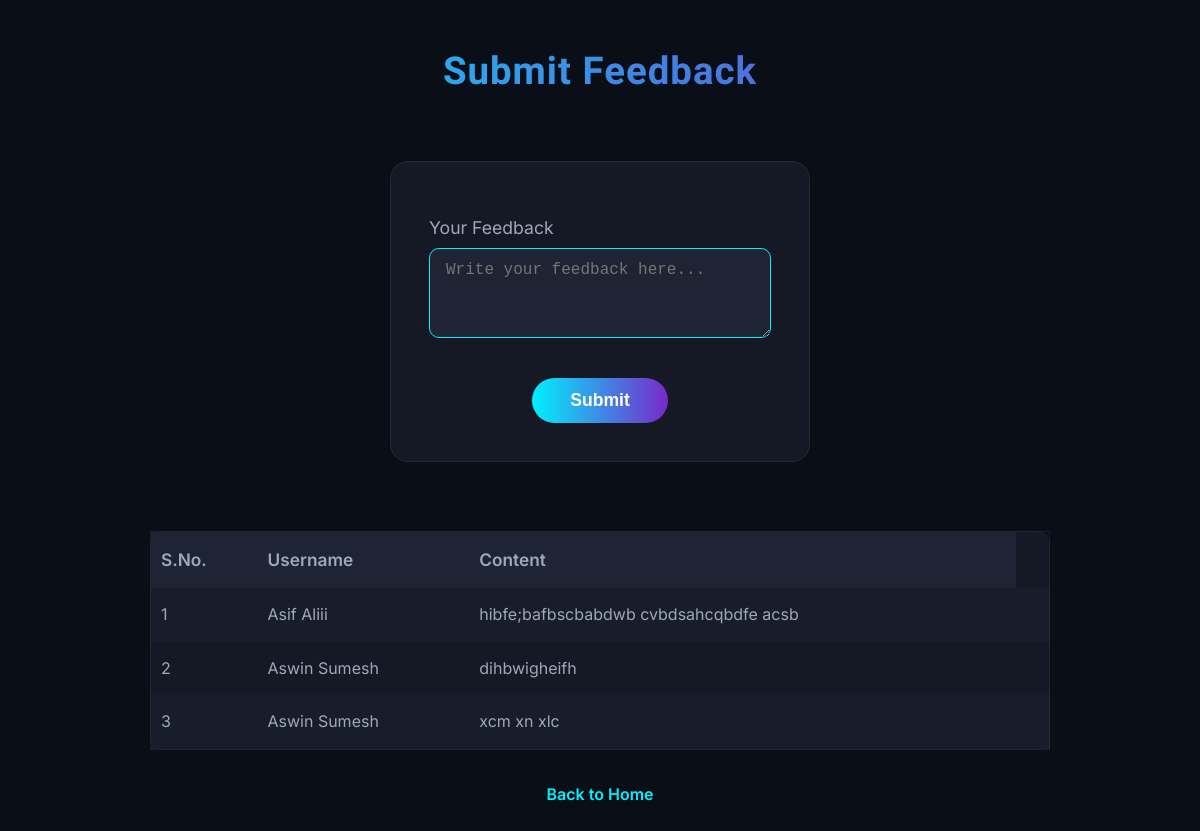
Before: /User/feedback/ with the older database file.
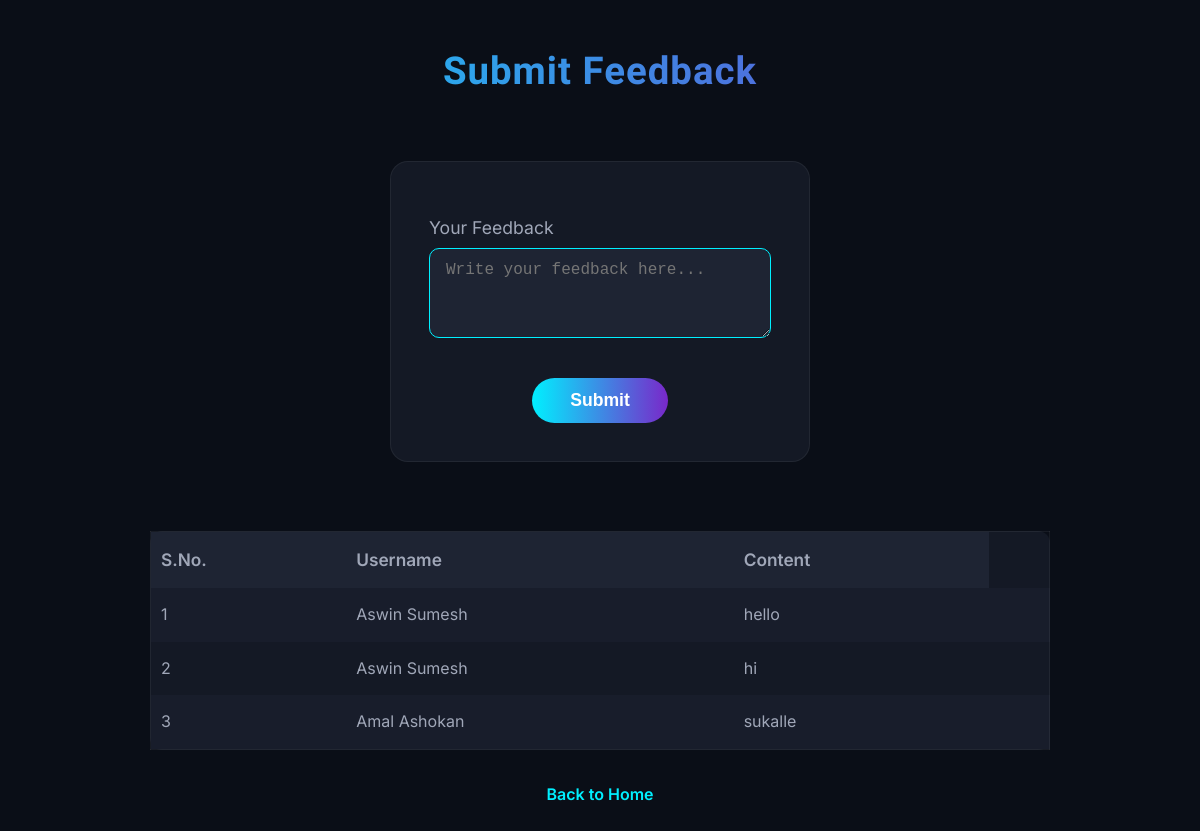
After: the same page with the newer database file.
### User/models.py (models this page shows)
class tbl_feedback(models.Model):
    fb_content=models.CharField(max_length=30)
    user=models.ForeignKey(tbl_user,on_delete=models.CASCADE)
    fb_date=models.DateField(auto_now_add=True)

### Guest/models.py (models this page shows)
class tbl_user(models.Model):
    user_name=models.CharField(max_length=30)
    user_email=models.CharField(max_length=30)
    user_password=models.CharField(max_length=30)
    user_address=models.CharField(max_length=30)
    user_photo=models.FileField(upload_to='Assets/Files/User')
    user_proof=models.FileField(upload_to='Assets/Files/User')
    user_contact=models.CharField(max_length=30)

### User/views.py (the view)
# urls.py: path('feedback/',views.FeedBack, name='feedback'),
def FeedBack(request):
    fb=tbl_feedback.objects.all()
    if request.method=="POST":
        content=request.POST.get("txt_content")
        tbl_feedback.objects.create(fb_content=content,user=tbl_user.objects.get(id=request.session['uid']))
        return redirect('User:feedback')
    else:
        return render(request , 'User/feedback.html',{'feed':fb})

### User/Templates/User/feedback.html (shortened to what this page needs)
<!DOCTYPE html>
<html lang="en">
<head>
</head>
<body>
    <h1>Submit Feedback</h1>
    <div class="feedback-form-container">
        <form method="POST" style="width:100%;">
            <table class="feedback-table">
                <tr>
                    <td>
                        <label for="txt_content">Your Feedback</label>
                        <textarea name="txt_content" id="txt_content" placeholder="Write your feedback here...">{{td.fb_content}}</textarea>
                    </td>
                </tr>
                <tr>
                    <td align="center">
                        <input type="submit" class="cta-button" name="btn_submit" value="Submit">
                    </td>
                </tr>
            </table>
        </form>
    </div>
    <table class="feedback-list-table">
        <tr>
            <th>S.No.</th>
            <th>Username</th>
            <th>Content</th>
        </tr>
        {% for i in feed %}
        <tr>
            <td>{{forloop.counter}}</td>
            <td>{{i.user.user_name}}</td>
            <td>{{i.fb_content}}
                <td>
                </td>
            </td>
        </tr>
        {% endfor %}
    </table>
    <a href="{% url 'User:homepage' %}" class="back-link" style="margin-bottom: 32px;">Back to Home</a>
</body>
</html>

### User/Templates/User/feedback.html (style rules this page uses)
:root { --bg-primary: #0a0e17; --bg-secondary: #141925; --bg-tertiary: #1e2433; --text-primary: #ffffff; --text-secondary: #a0a7b8; --accent-primary: #00f0ff; --accent-secondary: #7928ca; --transition-speed: 0.3s; }
* { margin: 0; padding: 0; box-sizing: border-box; }
body { font-family: 'Inter', sans-serif; background-color: var(--bg-primary); color: var(--text-primary); line-height: 1.6; min-height: 100vh; }
h1 { font-family: 'Orbitron', sans-serif; font-weight: 700; letter-spacing: 1px; text-align: center; margin-top: 40px; margin-bottom: 30px; font-size: 2.4rem; background: linear-gradient(90deg, var(--accent-primary), var(--accent-secondary)); -webkit-background-clip: text; -webkit-text-fill-color: transparent; background-clip: text; }
.feedback-form-container { display: flex; justify-content: center; align-items: center; min-height: 45vh; }
.feedback-table { width: 420px; background: var(--bg-secondary); border-radius: 18px; border: 1px solid rgba(255,255,255,0.06); margin: 0 auto; padding: 32px 36px 24px 36px; }
.feedback-table td { padding: 18px 0 12px 0; color: var(--text-secondary); font-size: 1.1rem; border: none; }
.feedback-table textarea { width: 100%; min-height: 90px; padding: 12px 16px; border-radius: 10px; border: 1px solid var(--accent-primary); background: var(--bg-tertiary); color: var(--text-primary); font-size: 1rem; margin-top: 6px; outline: none; transition: border-color var(--transition-speed) ease; resize: vertical; }
.cta-button { padding: 12px 38px; border-radius: 30px; font-weight: 600; font-size: 1.1rem; cursor: pointer; transition: all var(--transition-speed) ease; border: none; outline: none; background: linear-gradient(to right, var(--accent-primary), var(--accent-secondary)); color: var(--text-primary); display: inline-block; }
.feedback-list-table { width: 75%; margin: 40px auto 0 auto; background-color: var(--bg-secondary); border-radius: 12px; border-collapse: collapse; border: 1px solid rgba(255,255,255,0.06); }
.feedback-list-table th, .feedback-list-table td { padding: 14px 10px; color: var(--text-secondary); text-align: left; }
.feedback-list-table th { background: var(--bg-tertiary); font-weight: 600; font-size: 1.08rem; }
.feedback-list-table tr:nth-child(even) { background-color: #181d2b; }
.back-link { display: block; text-align: center; margin-top: 32px; text-decoration: none; color: var(--accent-primary); font-weight: 600; font-size: 1rem; transition: color var(--transition-speed) ease; }

Changed rows visible on the page:
removed tbl_feedback: user.user_name "Asif Aliii", fb_content "hibfe;bafbscbabdwb cvbdsahcqbdfe acsb"
removed tbl_feedback: user.user_name "Aswin Sumesh", fb_content "dihbwigheifh"
removed tbl_feedback: user.user_name "Aswin Sumesh", fb_content "xcm xn xlc"
added tbl_feedback: user.user_name "Aswin Sumesh", fb_content "hello"
added tbl_feedback: user.user_name "Aswin Sumesh", fb_content "hi"
added tbl_feedback: user.user_name "Amal Ashokan", fb_content "sukalle"
